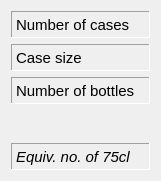
         <widget class="QWidget" name="verticalLayoutWidget_8">
          <property name="geometry">
           <rect>
            <x>960</x>
            <y>210</y>
            <width>161</width>
            <height>181</height>
           </rect>
          </property>
          <layout class="QVBoxLayout" name="verticalLayout_8">
           <item>
            <widget class="QLabel" name="caseqtylabel">
             <property name="font">
              <font>
               <family>Arial</family>
               <pointsize>11</pointsize>
              </font>
             </property>
             <property name="frameShape">
              <enum>QFrame::Panel</enum>
             </property>
             <property name="frameShadow">
              <enum>QFrame::Sunken</enum>
             </property>
             <property name="text">
              <string>Number of cases</string>
             </property>
            </widget>
           </item>
           <item>
            <widget class="QLabel" name="casesizelabel">
             <property name="font">
              <font>
               <family>Arial</family>
               <pointsize>11</pointsize>
              </font>
             </property>
             <property name="frameShape">
              <enum>QFrame::Panel</enum>
             </property>
             <property name="frameShadow">
              <enum>QFrame::Sunken</enum>
             </property>
             <property name="text">
              <string>Case size</string>
             </property>
            </widget>
           </item>
           <item>
            <widget class="QLabel" name="bottleqtylabel">
             <property name="font">
              <font>
               <family>Arial</family>
               <pointsize>11</pointsize>
              </font>
             </property>
             <property name="frameShape">
              <enum>QFrame::Panel</enum>
             </property>
             <property name="frameShadow">
              <enum>QFrame::Sunken</enum>
             </property>
             <property name="text">
              <string>Number of bottles</string>
             </property>
            </widget>
           </item>
           <item>
            <widget class="QLabel" name="equiv75cl">
             <property name="font">
              <font>
               <family>Arial</family>
               <pointsize>11</pointsize>
              </font>
             </property>
             <property name="text">
              <string/>
             </property>
            </widget>
           </item>
           <item>
            <widget class="QLabel" name="equiv75clbottleqtylabel">
             <property name="font">
              <font>
               <family>Arial</family>
               <pointsize>11</pointsize>
               <italic>true</italic>
              </font>
             </property>
             <property name="frameShape">
              <enum>QFrame::Panel</enum>
             </property>
             <property name="frameShadow">
              <enum>QFrame::Sunken</enum>
             </property>
             <property name="text">
              <string>Equiv. no. of 75cl</string>
             </property>
            </widget>
           </item>
          </layout>
         </widget>
